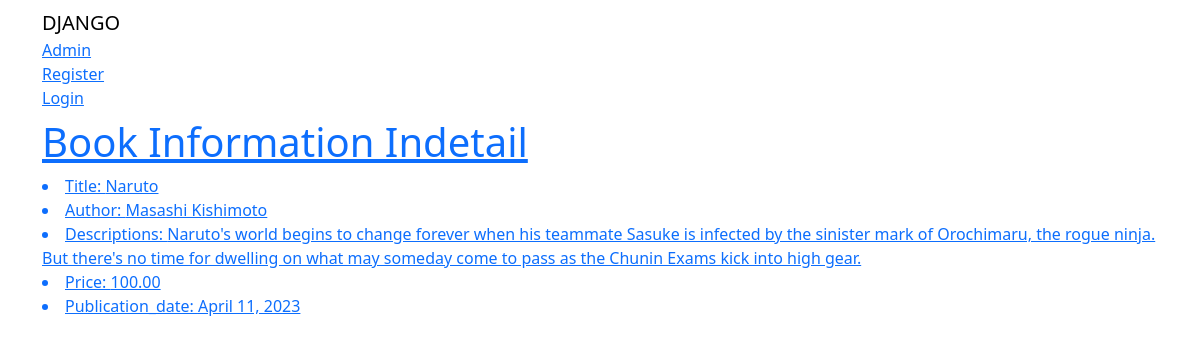
The app's page /bookdetails/3/ with its own data.
### book_app/models.py (models this page shows, shortened)
class BookInfo(models.Model):
    title = models.CharField(max_length =100,unique=True)
    author = models.CharField(max_length = 50)
    description = models.TextField(max_length=250)
    price = models.DecimalField(max_digits=10,decimal_places=2)
    publication_date = models.DateField(default=None)
    categories = models.ManyToManyField(Category, related_name='bookinfos')
    cover_image = models.ImageField(upload_to='book_covers/',blank=True,null=True)

### book_app/views.py (the view)
# urls.py: path('bookdetails/<int:id>/', views.BookDetails, name='bookdetails'),
def BookDetails(request,id):
    book = get_object_or_404(BookInfo,id=id)
    return render(request,'book_app/bookdetails.html',{'book':book})

### templates/book_app/bookdetails.html (shortened to what this page needs)
<html>
{% extends 'book_app/base.html' %}
{% block content %}
<h1>Book Information Indetail</h1>
        <li>Title: {{book.title}}</li>
        <li>Author: {{book.author}} </li>
        <li>Descriptions: {{book.description}}</li>
        <li>Price: {{book.price}}</li>
        <li>Publication_date: {{book.publication_date}}</li>
{% endblock %}

### templates/book_app/base.html (shortened to what this page needs)
<html>
{% load static %}
<head>
    <link href="https://cdn.jsdelivr.net/npm/bootstrap@5.3.3/dist/css/bootstrap.min.css" rel="stylesheet">
</head>
<BOdy>
  <nav class="navbar navbar-default navbar-static-top">
    <div class="container">
        <ul class="nav navbar-nav">
            <li><a class = "navbar-brand" href = ""> DJANGO</a></li>
            <li><a class="navbar-link" href = "">Admin</a></li>
            <li><a class="navbar-link" href="">Register</a></li>
            {% if user.is_authenticated %}
            <li><a class="navbar-link" href="">Logout</a></li>
            {% else %}
            <li><a class="navbar-link" href="">Login</li>
            {% endif %}
        </ul>
    </div>
</nav>
<div class="container">
    {% block content %}
    {% endblock %}
</BOdy>
</html>

### records on screen
BookInfo: title "Naruto", author "Masashi Kishimoto", description "Naruto's world begins to change forever when his teammate Sasuke is infected by the sinister mark of Orochimaru, the rogue ninja. But there's no time for dwelling on what may someday come to pass as the Chunin Exams kick into high gear.", price "100.00", publication_date "April 11, 2023"
